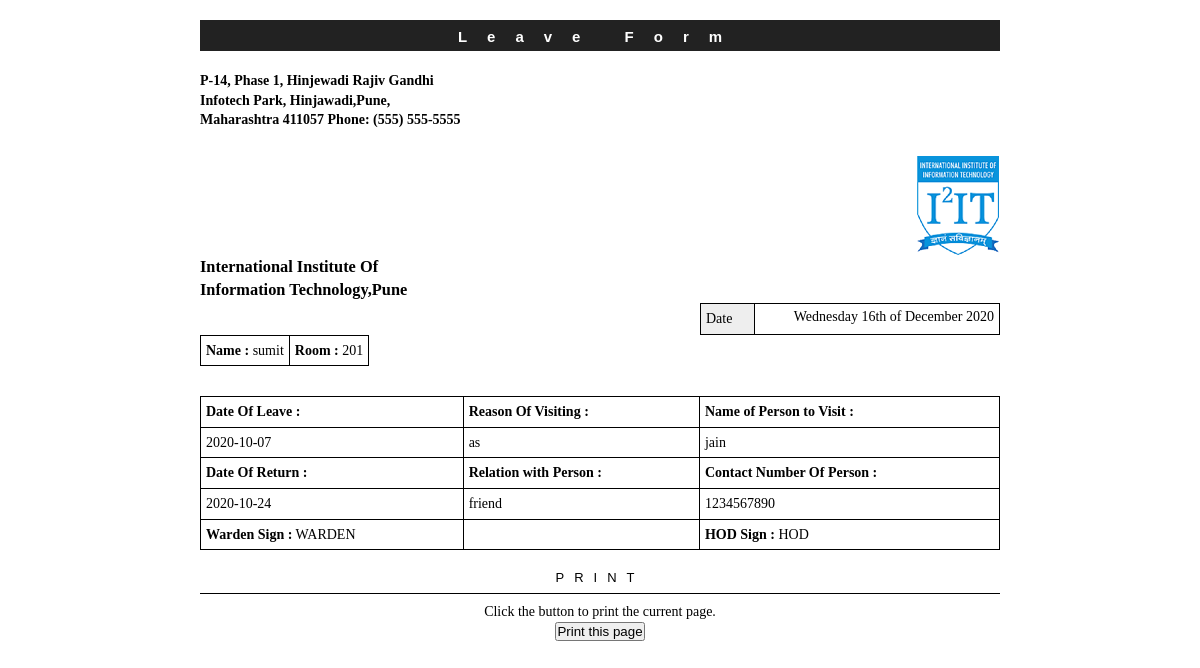
Screenshot of /leaveform.php?rn=2 with the database file from the repository.
### tables this page shows
CREATE TABLE IF NOT EXISTS `permissions` (
  `id` int(11) NOT NULL AUTO_INCREMENT,
  `FirstName` varchar(100) NOT NULL,
  `EmailID` varchar(50) NOT NULL,
  `Room` int(11) NOT NULL,
  `DateofLeave` date NOT NULL,
  `DateofReturn` date NOT NULL,
  `PName` varchar(500) NOT NULL,
  `Relation` varchar(100) NOT NULL,
  `ContactNumber` int(11) NOT NULL,
  `Reason` varchar(1000) NOT NULL,
  `status` varchar(500) NOT NULL,
  `flag` varchar(500) NOT NULL,
  PRIMARY KEY (`id`)
);

### leaveform.php (the view, shortened to what this page needs)
<?php
$db = mysqli_connect("localhost","root","","hostel1");
$id = $_GET['rn'];
$result = mysqli_query($db, "select * from permissions where id = $id");
?>
<!DOCTYPE html PUBLIC "-//W3C//DTD XHTML 1.0 Transitional//EN" "http://www.w3.org/TR/xhtml1/DTD/xhtml1-transitional.dtd">
<html xmlns="http://www.w3.org/1999/xhtml">
<head>
	<link rel='stylesheet' type='text/css' href='assets/css/style.css' />
	<link rel='stylesheet' type='text/css' href='assets/css/print.css' media="print" />
</head>
<body>
	<div id="page-wrap">
		<textarea id="header">Leave Form</textarea>
		<div id="identity">
            <div class="col-lg-12">
            <h4>P-14, Phase 1, Hinjewadi Rajiv Gandhi </h4>
			<h4>Infotech Park,
             Hinjawadi,Pune, </h4>
			 <h4> Maharashtra 411057
Phone: (555) 555-5555</h4>
            <div id="logo">
              <img id="image" src="assets/img/logo1.png" alt="logo" />
            </div>
			</div>
		</div>
		<div id="customer">
            <div class="col-lg-12">
            <h3>International Institute Of </h3>
			<h3>Information Technology,Pune</h3>
			</div>
            <table id="meta">
                <tr>
                    <td class="meta-head">Date</td>
                    <td><textarea id="date"><?php echo date("l jS \of F Y");?></textarea></td>
                </tr>
            </table>
			</div>
						<?php
if (mysqli_num_rows($result) > 0) {
?>
			<table>
<?php
while($row = mysqli_fetch_array($result)) {
?>
				<tr>
					<td><b>Name :</b> <?php echo $row["FirstName"]; ?></td>
					<td><b>Room :</b> <?php echo $row["Room"]; ?></td>
				</tr>
				<?php
}
?>
</table>
 <?php
}
else{
    echo "No result found";
}
?>
		<table id="items">
									<tbody>
<?php
$ret="select * from permissions where id=$id";
$stmt= $db->prepare($ret) ;
$stmt->execute() ;
$res=$stmt->get_result();
while($row=$res->fetch_object())
	  {
	  	?>
<tr>
<td><b>Date Of Leave :</b></td>
<td><b>Reason Of Visiting :</b></td>
<td><b>Name of Person to Visit :</b></td>
</tr>
<tr>
<td><?php echo $row->DateofLeave;?></td>
<td><?php echo $row->Reason;?></td>
<td><?php echo $row->PName;?></td>
</tr>
<tr>
<td><b>Date Of Return :</b></td>
<td><b>Relation with Person :</b></td>
<td><b>Contact Number Of Person :</b></td>
</tr>
<tr>
<td><?php echo $row->DateofReturn;?></td>
<td><?php echo $row->Relation;?></td>
<td><?php echo $row->ContactNumber;?></td>
</tr>
<tr>
<td><b>Warden Sign :</b> WARDEN </td>
<td class = "blank"></td>
<td><b>HOD Sign :</b> HOD </td>
</tr>
<?php
} ?>
</tbody>
		</table>
		<div id="terms">
		  <h5>Print </h5>
		  <p>Click the button to print the current page.</p>
          <button onclick="window.print()">Print this page</button>
		</div>
	</div>
</body>
</html>

### assets/css/style.css (style rules this page uses)
* { margin: 0; padding: 0; }
body { font: 14px/1.4 Georgia, serif; }
#page-wrap { width: 800px; margin: 0 auto; }
textarea { border: 0; font: 14px Georgia, Serif; overflow: hidden; resize: none; }
table { border-collapse: collapse; }
table td, table th { border: 1px solid black; padding: 5px; }
#header { height: 15px; width: 100%; margin: 20px 0; background: #222; text-align: center; color: white; font: bold 15px Helvetica, Sans-Serif; text-decoration: uppercase; letter-spacing: 20px; padding: 8px 0px; }
#customer { overflow: hidden; }
#logo { text-align: right; float: right; position: relative; margin-top: 25px; border: 1px solid #fff; max-width: 540px; max-height: 100px; overflow: hidden; }
#meta { margin-top: 1px; width: 300px; float: right; }
#meta td { text-align: right; }
#meta td.meta-head { text-align: left; background: #eee; }
#meta td textarea { width: 100%; height: 20px; text-align: right; }
#items { clear: both; width: 100%; margin: 30px 0 0 0; border: 1px solid black; }
#items td.blank { border: 0; }
#terms { text-align: center; margin: 20px 0 0 0; }
#terms h5 { text-transform: uppercase; font: 13px Helvetica, Sans-Serif; letter-spacing: 10px; border-bottom: 1px solid black; padding: 0 0 8px 0; margin: 0 0 8px 0; }

### rows the page displays
permissions: FirstName "sumit", Room "201", DateofLeave "2020-10-07", Reason "as", PName "jain", DateofReturn "2020-10-24", Relation "friend", ContactNumber "1234567890"
